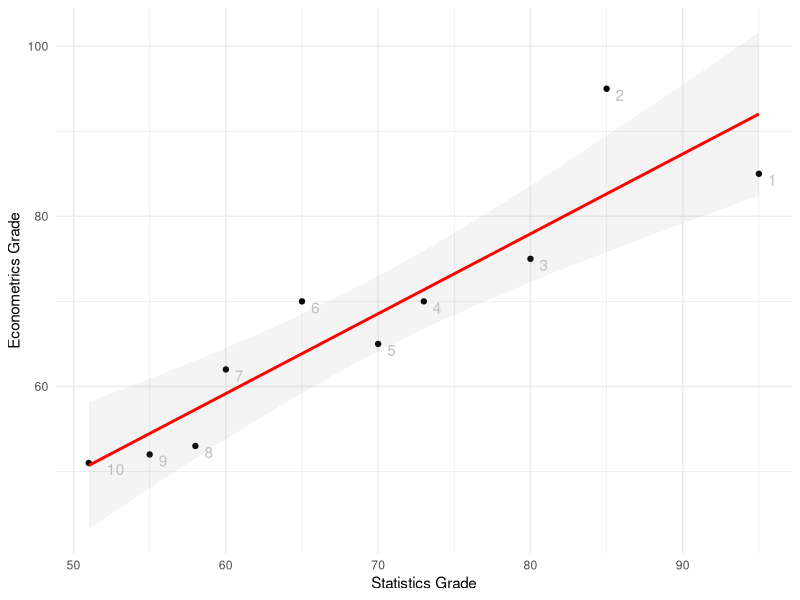
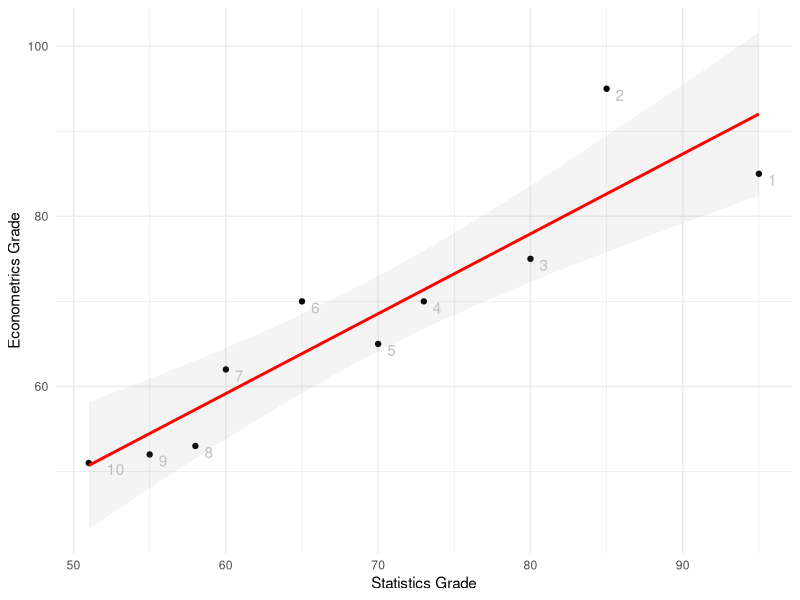

Generate these figures, in order, with R:
## ---- chunk 1
knitr::opts_chunk$set(echo = TRUE)
knitr::opts_chunk$set(fig.width=10)
## ---- chunk 2
library(ggplot2)
student_id = c(1,2,3,4,5,6,7,8,9,10)
x = c(95,85,80,73,70,65,60,58,55,51)
y = c(85,95,75,70,65,70,62,53,52,51)
grades_df = data.frame(student_id, x, y)
ggplot(grades_df, aes(x, y)) + 
  geom_point() + 
  labs(x="Statistics Grade", y="Econometrics Grade") +
  geom_smooth(method="lm", colour="red", se=T, alpha=0.1) +
  geom_text(aes(label=student_id),hjust=-1, vjust=1, color="gray") +
  theme_minimal()
## ---- chunk 3
resid = summary(lm(y~x, data=grades_df))$residuals; resid
round(sum(resid))
## ---- chunk 4
library(ggplot2)
student_id = c(1,2,3,4,5,6,7,8,9,10)
x = c(95,85,80,73,70,65,60,58,55,51)
y = c(85,95,75,70,65,70,62,53,52,51)
grades_df = data.frame(student_id, x, y)
ggplot(grades_df, aes(x, y)) + 
  geom_point() + 
  labs(x="Statistics Grade", y="Econometrics Grade") +
  geom_smooth(method="lm", colour="red", se=T, alpha=0.1) +
  geom_text(aes(label=student_id),hjust=-1, vjust=1, color="gray") +
  theme_minimal()
## ---- chunk 5
summary(lm(y~x, data=grades_df))$coefficients
